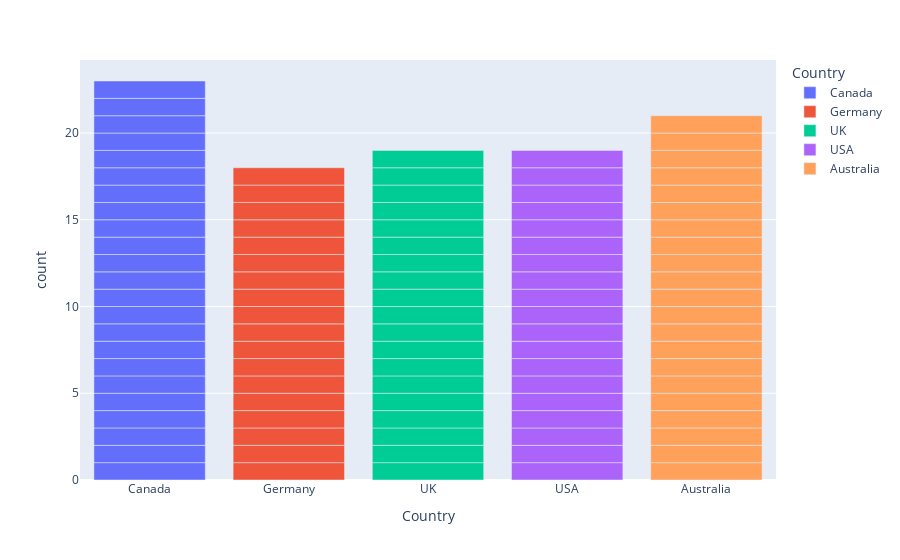

Write notebook code for a chart like this one.
### Code cell
px.bar(df,x='Country',color='Country')

### Figure 1 — Plotly figure (JSON) as saved in the notebook; plotly's stock layout.template omitted (floating-point values rounded to 4 significant figures)
{"data": [{"alignmentgroup": "True", "hovertemplate": "Country=%{x}<br>count=%{y}<extra></extra>", "legendgroup": "Canada", "marker": {"color": "#636efa", "pattern": {"shape": ""}}, "name": "Canada", "offsetgroup": "Canada", "orientation": "v", "showlegend": true, "textposition": "auto", "type": "bar", "x": ["Canada", "Canada", "Canada", "Canada", "Canada", "Canada", "Canada", "Canada", "Canada", "Canada", "Canada", "Canada", "Canada", "Canada", "Canada", "Canada", "Canada", "Canada", "Canada", "Canada", "Canada", "Canada", "Canada"], "xaxis": "x", "y": [1, 1, 1, 1, 1, 1, 1, 1, 1, 1, 1, 1, 1, 1, 1, 1, 1, 1, 1, 1, 1, 1, 1], "yaxis": "y"}, {"alignmentgroup": "True", "hovertemplate": "Country=%{x}<br>count=%{y}<extra></extra>", "legendgroup": "Germany", "marker": {"color": "#EF553B", "pattern": {"shape": ""}}, "name": "Germany", "offsetgroup": "Germany", "orientation": "v", "showlegend": true, "textposition": "auto", "type": "bar", "x": ["Germany", "Germany", "Germany", "Germany", "Germany", "Germany", "Germany", "Germany", "Germany", "Germany", "Germany", "Germany", "Germany", "Germany", "Germany", "Germany", "Germany", "Germany"], "xaxis": "x", "y": [1, 1, 1, 1, 1, 1, 1, 1, 1, 1, 1, 1, 1, 1, 1, 1, 1, 1], "yaxis": "y"}, {"alignmentgroup": "True", "hovertemplate": "Country=%{x}<br>count=%{y}<extra></extra>", "legendgroup": "UK", "marker": {"color": "#00cc96", "pattern": {"shape": ""}}, "name": "UK", "offsetgroup": "UK", "orientation": "v", "showlegend": true, "textposition": "auto", "type": "bar", "x": ["UK", "UK", "UK", "UK", "UK", "UK", "UK", "UK", "UK", "UK", "UK", "UK", "UK", "UK", "UK", "UK", "UK", "UK", "UK"], "xaxis": "x", "y": [1, 1, 1, 1, 1, 1, 1, 1, 1, 1, 1, 1, 1, 1, 1, 1, 1, 1, 1], "yaxis": "y"}, {"alignmentgroup": "True", "hovertemplate": "Country=%{x}<br>count=%{y}<extra></extra>", "legendgroup": "USA", "marker": {"color": "#ab63fa", "pattern": {"shape": ""}}, "name": "USA", "offsetgroup": "USA", "orientation": "v", "showlegend": true, "textposition": "auto", "type": "bar", "x": ["USA", "USA", "USA", "USA", "USA", "USA", "USA", "USA", "USA", "USA", "USA", "USA", "USA", "USA", "USA", "USA", "USA", "USA", "USA"], "xaxis": "x", "y": [1, 1, 1, 1, 1, 1, 1, 1, 1, 1, 1, 1, 1, 1, 1, 1, 1, 1, 1], "yaxis": "y"}, {"alignmentgroup": "True", "hovertemplate": "Country=%{x}<br>count=%{y}<extra></extra>", "legendgroup": "Australia", "marker": {"color": "#FFA15A", "pattern": {"shape": ""}}, "name": "Australia", "offsetgroup": "Australia", "orientation": "v", "showlegend": true, "textposition": "auto", "type": "bar", "x": ["Australia", "Australia", "Australia", "Australia", "Australia", "Australia", "Australia", "Australia", "Australia", "Australia", "Australia", "Australia", "Australia", "Australia", "Australia", "Australia", "Australia", "Australia", "Australia", "Australia", "Australia"], "xaxis": "x", "y": [1, 1, 1, 1, 1, 1, 1, 1, 1, 1, 1, 1, 1, 1, 1, 1, 1, 1, 1, 1, 1], "yaxis": "y"}], "layout": {"autosize": true, "barmode": "relative", "legend": {"title": {"text": "Country"}, "tracegroupgap": 0}, "margin": {"t": 60}, "xaxis": {"anchor": "y", "autorange": true, "categoryarray": ["Canada", "Germany", "UK", "USA", "Australia"], "categoryorder": "array", "domain": [0, 1], "range": [-0.5, 4.5], "title": {"text": "Country"}, "type": "category"}, "yaxis": {"anchor": "x", "autorange": true, "domain": [0, 1], "range": [0, 24.21], "title": {"text": "count"}, "type": "linear"}}}
